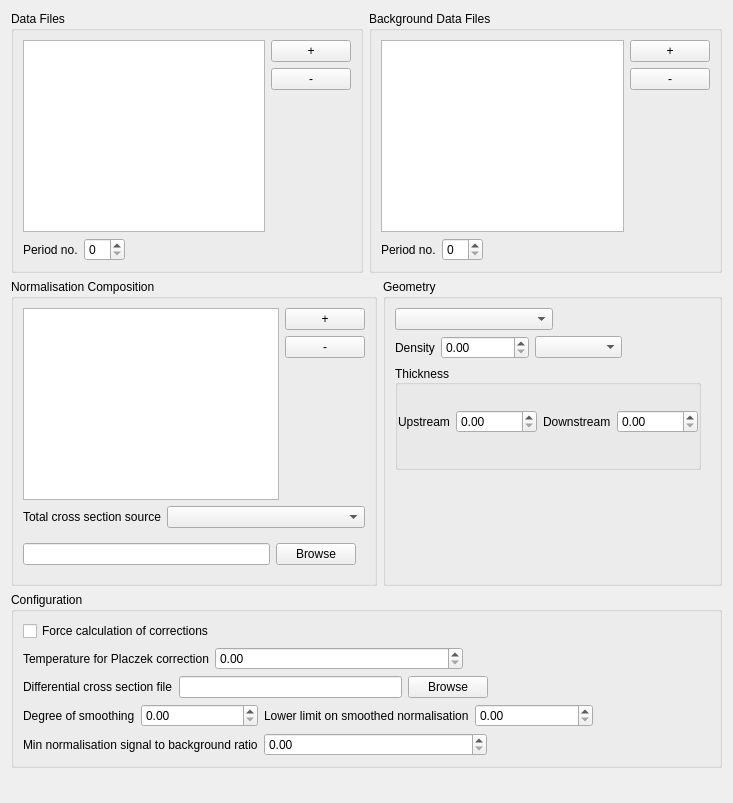
<?xml version="1.0" encoding="UTF-8"?>
<ui version="4.0">
 <class>Form</class>
 <widget class="QWidget" name="Form">
  <property name="geometry">
   <rect>
    <x>0</x>
    <y>0</y>
    <width>733</width>
    <height>803</height>
   </rect>
  </property>
  <property name="windowTitle">
   <string>Form</string>
  </property>
  <layout class="QVBoxLayout" name="verticalLayout_9">
   <item>
    <layout class="QHBoxLayout" name="horizontalLayout_7">
     <item>
      <widget class="QGroupBox" name="dataFilesGroupBox">
       <property name="sizePolicy">
        <sizepolicy hsizetype="Preferred" vsizetype="Minimum">
         <horstretch>0</horstretch>
         <verstretch>0</verstretch>
        </sizepolicy>
       </property>
       <property name="minimumSize">
        <size>
         <width>0</width>
         <height>0</height>
        </size>
       </property>
       <property name="maximumSize">
        <size>
         <width>16777215</width>
         <height>16777215</height>
        </size>
       </property>
       <property name="title">
        <string>Data Files</string>
       </property>
       <layout class="QHBoxLayout" name="horizontalLayout_4">
        <item>
         <layout class="QVBoxLayout" name="verticalLayout_2">
          <item>
           <widget class="QListWidget" name="dataFilesList">
            <property name="sizePolicy">
             <sizepolicy hsizetype="Preferred" vsizetype="Minimum">
              <horstretch>0</horstretch>
              <verstretch>0</verstretch>
             </sizepolicy>
            </property>
            <property name="minimumSize">
             <size>
              <width>0</width>
              <height>0</height>
             </size>
            </property>
           </widget>
          </item>
          <item>
           <layout class="QHBoxLayout" name="horizontalLayout">
            <item>
             <widget class="QLabel" name="periodNoLabel">
              <property name="sizePolicy">
               <sizepolicy hsizetype="Minimum" vsizetype="Preferred">
                <horstretch>0</horstretch>
                <verstretch>0</verstretch>
               </sizepolicy>
              </property>
              <property name="minimumSize">
               <size>
                <width>0</width>
                <height>0</height>
               </size>
              </property>
              <property name="maximumSize">
               <size>
                <width>16777215</width>
                <height>16777215</height>
               </size>
              </property>
              <property name="text">
               <string>Period no.</string>
              </property>
             </widget>
            </item>
            <item>
             <widget class="QSpinBox" name="periodNoSpinBox"/>
            </item>
            <item>
             <spacer name="horizontalSpacer">
              <property name="orientation">
               <enum>Qt::Horizontal</enum>
              </property>
              <property name="sizeHint" stdset="0">
               <size>
                <width>40</width>
                <height>20</height>
               </size>
              </property>
             </spacer>
            </item>
           </layout>
          </item>
         </layout>
        </item>
        <item>
         <layout class="QVBoxLayout" name="verticalLayout">
          <item>
           <widget class="QPushButton" name="addDataFileButton">
            <property name="sizePolicy">
             <sizepolicy hsizetype="Minimum" vsizetype="Fixed">
              <horstretch>0</horstretch>
              <verstretch>0</verstretch>
             </sizepolicy>
            </property>
            <property name="text">
             <string>+</string>
            </property>
           </widget>
          </item>
          <item>
           <widget class="QPushButton" name="removeDataFileButton">
            <property name="text">
             <string>-</string>
            </property>
           </widget>
          </item>
          <item>
           <spacer name="verticalSpacer">
            <property name="orientation">
             <enum>Qt::Vertical</enum>
            </property>
            <property name="sizeHint" stdset="0">
             <size>
              <width>20</width>
              <height>40</height>
             </size>
            </property>
           </spacer>
          </item>
         </layout>
        </item>
       </layout>
      </widget>
     </item>
     <item>
      <widget class="QGroupBox" name="backgroundDataFilesGroupBox">
       <property name="sizePolicy">
        <sizepolicy hsizetype="Preferred" vsizetype="Minimum">
         <horstretch>0</horstretch>
         <verstretch>0</verstretch>
        </sizepolicy>
       </property>
       <property name="minimumSize">
        <size>
         <width>0</width>
         <height>0</height>
        </size>
       </property>
       <property name="maximumSize">
        <size>
         <width>16777215</width>
         <height>16777215</height>
        </size>
       </property>
       <property name="title">
        <string>Background Data Files</string>
       </property>
       <layout class="QHBoxLayout" name="horizontalLayout_6">
        <item>
         <layout class="QVBoxLayout" name="verticalLayout_3">
          <item>
           <widget class="QListWidget" name="backgroundDataFilesList">
            <property name="sizePolicy">
             <sizepolicy hsizetype="Preferred" vsizetype="Minimum">
              <horstretch>0</horstretch>
              <verstretch>0</verstretch>
             </sizepolicy>
            </property>
            <property name="minimumSize">
             <size>
              <width>0</width>
              <height>0</height>
             </size>
            </property>
           </widget>
          </item>
          <item>
           <layout class="QHBoxLayout" name="horizontalLayout_5">
            <item>
             <widget class="QLabel" name="backgroundPeriodNoLabel">
              <property name="minimumSize">
               <size>
                <width>0</width>
                <height>0</height>
               </size>
              </property>
              <property name="maximumSize">
               <size>
                <width>16777215</width>
                <height>16777215</height>
               </size>
              </property>
              <property name="text">
               <string>Period no.</string>
              </property>
             </widget>
            </item>
            <item>
             <widget class="QSpinBox" name="backgroundPeriodNoSpinBox"/>
            </item>
            <item>
             <spacer name="horizontalSpacer_2">
              <property name="orientation">
               <enum>Qt::Horizontal</enum>
              </property>
              <property name="sizeHint" stdset="0">
               <size>
                <width>40</width>
                <height>20</height>
               </size>
              </property>
             </spacer>
            </item>
           </layout>
          </item>
         </layout>
        </item>
        <item>
         <layout class="QVBoxLayout" name="verticalLayout_4">
          <item>
           <widget class="QPushButton" name="addBackgroundDataFileButton">
            <property name="sizePolicy">
             <sizepolicy hsizetype="Minimum" vsizetype="Fixed">
              <horstretch>0</horstretch>
              <verstretch>0</verstretch>
             </sizepolicy>
            </property>
            <property name="text">
             <string>+</string>
            </property>
           </widget>
          </item>
          <item>
           <widget class="QPushButton" name="removeBackgroundDataFileButton">
            <property name="sizePolicy">
             <sizepolicy hsizetype="Minimum" vsizetype="Fixed">
              <horstretch>0</horstretch>
              <verstretch>0</verstretch>
             </sizepolicy>
            </property>
            <property name="text">
             <string>-</string>
            </property>
           </widget>
          </item>
          <item>
           <spacer name="verticalSpacer_2">
            <property name="orientation">
             <enum>Qt::Vertical</enum>
            </property>
            <property name="sizeHint" stdset="0">
             <size>
              <width>20</width>
              <height>40</height>
             </size>
            </property>
           </spacer>
          </item>
         </layout>
        </item>
       </layout>
      </widget>
     </item>
    </layout>
   </item>
   <item>
    <layout class="QHBoxLayout" name="horizontalLayout_18">
     <item>
      <widget class="QGroupBox" name="sampleCompositionGroupBox">
       <property name="sizePolicy">
        <sizepolicy hsizetype="Expanding" vsizetype="Minimum">
         <horstretch>0</horstretch>
         <verstretch>0</verstretch>
        </sizepolicy>
       </property>
       <property name="maximumSize">
        <size>
         <width>16777215</width>
         <height>16777215</height>
        </size>
       </property>
       <property name="title">
        <string>Normalisation Composition</string>
       </property>
       <layout class="QVBoxLayout" name="verticalLayout_8">
        <item>
         <layout class="QHBoxLayout" name="horizontalLayout_10">
          <item>
           <widget class="CompositionTable" name="normalisationCompositionTable">
            <property name="minimumSize">
             <size>
              <width>191</width>
              <height>121</height>
             </size>
            </property>
            <property name="maximumSize">
             <size>
              <width>16777215</width>
              <height>16777215</height>
             </size>
            </property>
            <property name="horizontalScrollBarPolicy">
             <enum>Qt::ScrollBarAlwaysOff</enum>
            </property>
            <property name="selectionBehavior">
             <enum>QAbstractItemView::SelectRows</enum>
            </property>
            <attribute name="horizontalHeaderVisible">
             <bool>true</bool>
            </attribute>
            <attribute name="horizontalHeaderMinimumSectionSize">
             <number>19</number>
            </attribute>
            <attribute name="horizontalHeaderDefaultSectionSize">
             <number>100</number>
            </attribute>
            <attribute name="horizontalHeaderHighlightSections">
             <bool>true</bool>
            </attribute>
            <attribute name="verticalHeaderHighlightSections">
             <bool>false</bool>
            </attribute>
           </widget>
          </item>
          <item>
           <layout class="QVBoxLayout" name="verticalLayout_5">
            <item>
             <widget class="QPushButton" name="insertElementButton">
              <property name="maximumSize">
               <size>
                <width>16777215</width>
                <height>16777215</height>
               </size>
              </property>
              <property name="text">
               <string>+</string>
              </property>
             </widget>
            </item>
            <item>
             <widget class="QPushButton" name="removeElementButton">
              <property name="maximumSize">
               <size>
                <width>16777215</width>
                <height>16777215</height>
               </size>
              </property>
              <property name="text">
               <string>-</string>
              </property>
             </widget>
            </item>
            <item>
             <spacer name="verticalSpacer_5">
              <property name="orientation">
               <enum>Qt::Vertical</enum>
              </property>
              <property name="sizeHint" stdset="0">
               <size>
                <width>20</width>
                <height>40</height>
               </size>
              </property>
             </spacer>
            </item>
           </layout>
          </item>
         </layout>
        </item>
        <item>
         <layout class="QHBoxLayout" name="horizontalLayout_16">
          <item>
           <widget class="QLabel" name="totalCrossSectionLabel">
            <property name="text">
             <string>Total cross section source</string>
            </property>
           </widget>
          </item>
          <item>
           <widget class="QComboBox" name="totalCrossSectionComboBox">
            <property name="sizePolicy">
             <sizepolicy hsizetype="Expanding" vsizetype="Fixed">
              <horstretch>0</horstretch>
              <verstretch>0</verstretch>
             </sizepolicy>
            </property>
            <property name="maximumSize">
             <size>
              <width>16777215</width>
              <height>16777215</height>
             </size>
            </property>
           </widget>
          </item>
         </layout>
        </item>
        <item>
         <widget class="QWidget" name="crossSectionFileWidget" native="true">
          <layout class="QHBoxLayout" name="horizontalLayout_19">
           <property name="leftMargin">
            <number>0</number>
           </property>
           <item>
            <widget class="QLineEdit" name="crossSectionFileLineEdit"/>
           </item>
           <item>
            <widget class="QPushButton" name="browseCrossSectionFileButton">
             <property name="text">
              <string>Browse</string>
             </property>
            </widget>
           </item>
          </layout>
         </widget>
        </item>
       </layout>
      </widget>
     </item>
     <item>
      <widget class="QGroupBox" name="geometryGroupBox">
       <property name="title">
        <string>Geometry</string>
       </property>
       <layout class="QVBoxLayout" name="verticalLayout_6">
        <item>
         <layout class="QHBoxLayout" name="horizontalLayout_8">
          <item>
           <widget class="QComboBox" name="geometryComboBox">
            <property name="sizePolicy">
             <sizepolicy hsizetype="Expanding" vsizetype="Preferred">
              <horstretch>0</horstretch>
              <verstretch>0</verstretch>
             </sizepolicy>
            </property>
            <property name="maximumSize">
             <size>
              <width>16777215</width>
              <height>16777215</height>
             </size>
            </property>
           </widget>
          </item>
          <item>
           <spacer name="horizontalSpacer_5">
            <property name="orientation">
             <enum>Qt::Horizontal</enum>
            </property>
            <property name="sizeHint" stdset="0">
             <size>
              <width>40</width>
              <height>20</height>
             </size>
            </property>
           </spacer>
          </item>
         </layout>
        </item>
        <item>
         <layout class="QHBoxLayout" name="horizontalLayout_9">
          <item>
           <widget class="QLabel" name="densityLabel">
            <property name="sizePolicy">
             <sizepolicy hsizetype="Fixed" vsizetype="Preferred">
              <horstretch>0</horstretch>
              <verstretch>0</verstretch>
             </sizepolicy>
            </property>
            <property name="maximumSize">
             <size>
              <width>16777215</width>
              <height>16777215</height>
             </size>
            </property>
            <property name="text">
             <string>Density</string>
            </property>
           </widget>
          </item>
          <item>
           <widget class="QDoubleSpinBox" name="densitySpinBox">
            <property name="sizePolicy">
             <sizepolicy hsizetype="Expanding" vsizetype="Preferred">
              <horstretch>0</horstretch>
              <verstretch>0</verstretch>
             </sizepolicy>
            </property>
            <property name="maximumSize">
             <size>
              <width>16777215</width>
              <height>16777215</height>
             </size>
            </property>
           </widget>
          </item>
          <item>
           <widget class="QComboBox" name="densityUnitsComboBox">
            <property name="sizePolicy">
             <sizepolicy hsizetype="Expanding" vsizetype="Fixed">
              <horstretch>0</horstretch>
              <verstretch>0</verstretch>
             </sizepolicy>
            </property>
            <property name="maximumSize">
             <size>
              <width>16777215</width>
              <height>16777215</height>
             </size>
            </property>
           </widget>
          </item>
          <item>
           <spacer name="horizontalSpacer_3">
            <property name="orientation">
             <enum>Qt::Horizontal</enum>
            </property>
            <property name="sizeHint" stdset="0">
             <size>
              <width>40</width>
              <height>20</height>
             </size>
            </property>
           </spacer>
          </item>
         </layout>
        </item>
        <item>
         <widget class="QStackedWidget" name="geometryInfoStack">
          <property name="sizePolicy">
           <sizepolicy hsizetype="Expanding" vsizetype="Minimum">
            <horstretch>0</horstretch>
            <verstretch>0</verstretch>
           </sizepolicy>
          </property>
          <property name="minimumSize">
           <size>
            <width>0</width>
            <height>0</height>
           </size>
          </property>
          <property name="maximumSize">
           <size>
            <width>16777215</width>
            <height>16777215</height>
           </size>
          </property>
          <property name="currentIndex">
           <number>0</number>
          </property>
          <widget class="QWidget" name="page_3">
           <layout class="QHBoxLayout" name="horizontalLayout_2">
            <property name="leftMargin">
             <number>0</number>
            </property>
            <property name="topMargin">
             <number>0</number>
            </property>
            <property name="bottomMargin">
             <number>0</number>
            </property>
            <item>
             <widget class="QGroupBox" name="groupBox">
              <property name="title">
               <string>Thickness</string>
              </property>
              <property name="alignment">
               <set>Qt::AlignLeading|Qt::AlignLeft|Qt::AlignVCenter</set>
              </property>
              <property name="flat">
               <bool>false</bool>
              </property>
              <layout class="QHBoxLayout" name="horizontalLayout_15">
               <property name="leftMargin">
                <number>0</number>
               </property>
               <property name="topMargin">
                <number>0</number>
               </property>
               <property name="rightMargin">
                <number>0</number>
               </property>
               <item>
                <widget class="QLabel" name="upstreamLabel">
                 <property name="sizePolicy">
                  <sizepolicy hsizetype="Minimum" vsizetype="Minimum">
                   <horstretch>0</horstretch>
                   <verstretch>0</verstretch>
                  </sizepolicy>
                 </property>
                 <property name="maximumSize">
                  <size>
                   <width>16777215</width>
                   <height>16777215</height>
                  </size>
                 </property>
                 <property name="text">
                  <string>Upstream</string>
                 </property>
                </widget>
               </item>
               <item>
                <widget class="QDoubleSpinBox" name="upstreamSpinBox">
                 <property name="sizePolicy">
                  <sizepolicy hsizetype="Expanding" vsizetype="Fixed">
                   <horstretch>0</horstretch>
                   <verstretch>0</verstretch>
                  </sizepolicy>
                 </property>
                 <property name="maximumSize">
                  <size>
                   <width>16777215</width>
                   <height>16777215</height>
                  </size>
                 </property>
                </widget>
               </item>
               <item>
                <widget class="QLabel" name="downstreamLabel">
                 <property name="sizePolicy">
                  <sizepolicy hsizetype="Minimum" vsizetype="Minimum">
                   <horstretch>0</horstretch>
                   <verstretch>0</verstretch>
                  </sizepolicy>
                 </property>
                 <property name="minimumSize">
                  <size>
                   <width>0</width>
                   <height>0</height>
                  </size>
                 </property>
                 <property name="maximumSize">
                  <size>
                   <width>16777215</width>
                   <height>16777215</height>
                  </size>
                 </property>
                 <property name="text">
                  <string>Downstream</string>
                 </property>
                </widget>
               </item>
               <item>
                <widget class="QDoubleSpinBox" name="downstreamSpinBox">
                 <property name="sizePolicy">
                  <sizepolicy hsizetype="Expanding" vsizetype="Fixed">
                   <horstretch>0</horstretch>
                   <verstretch>0</verstretch>
                  </sizepolicy>
                 </property>
                 <property name="maximumSize">
                  <size>
                   <width>16777215</width>
                   <height>16777215</height>
                  </size>
                 </property>
                </widget>
               </item>
              </layout>
             </widget>
            </item>
           </layout>
          </widget>
          <widget class="QWidget" name="page_4">
           <layout class="QHBoxLayout" name="horizontalLayout_3">
            <property name="leftMargin">
             <number>0</number>
            </property>
            <property name="topMargin">
             <number>0</number>
            </property>
            <property name="bottomMargin">
             <number>0</number>
            </property>
            <item>
             <widget class="QGroupBox" name="groupBox_2">
              <property name="title">
               <string>Radii</string>
              </property>
              <layout class="QHBoxLayout" name="horizontalLayout_17">
               <property name="leftMargin">
                <number>0</number>
               </property>
               <property name="topMargin">
                <number>0</number>
               </property>
               <property name="rightMargin">
                <number>0</number>
               </property>
               <property name="bottomMargin">
                <number>12</number>
               </property>
               <item>
                <widget class="QLabel" name="innerRadiiLabel">
                 <property name="sizePolicy">
                  <sizepolicy hsizetype="Minimum" vsizetype="Minimum">
                   <horstretch>0</horstretch>
                   <verstretch>0</verstretch>
                  </sizepolicy>
                 </property>
                 <property name="text">
                  <string>Inner</string>
                 </property>
                </widget>
               </item>
               <item>
                <widget class="QDoubleSpinBox" name="innerRadiiSpinBox">
                 <property name="sizePolicy">
                  <sizepolicy hsizetype="Expanding" vsizetype="Fixed">
                   <horstretch>0</horstretch>
                   <verstretch>0</verstretch>
                  </sizepolicy>
                 </property>
                </widget>
               </item>
               <item>
                <widget class="QLabel" name="outerRadiiLabel">
                 <property name="sizePolicy">
                  <sizepolicy hsizetype="Maximum" vsizetype="Preferred">
                   <horstretch>0</horstretch>
                   <verstretch>0</verstretch>
                  </sizepolicy>
                 </property>
                 <property name="text">
                  <string>Outer</string>
                 </property>
                </widget>
               </item>
               <item>
                <widget class="QDoubleSpinBox" name="outerRadiiSpinBox">
                 <property name="sizePolicy">
                  <sizepolicy hsizetype="Expanding" vsizetype="Fixed">
                   <horstretch>0</horstretch>
                   <verstretch>0</verstretch>
                  </sizepolicy>
                 </property>
                </widget>
               </item>
              </layout>
             </widget>
            </item>
           </layout>
          </widget>
         </widget>
        </item>
        <item>
         <spacer name="verticalSpacer_4">
          <property name="orientation">
           <enum>Qt::Vertical</enum>
          </property>
          <property name="sizeHint" stdset="0">
           <size>
            <width>20</width>
            <height>62</height>
           </size>
          </property>
         </spacer>
        </item>
       </layout>
      </widget>
     </item>
    </layout>
   </item>
   <item>
    <widget class="QGroupBox" name="configuationGroupBox">
     <property name="sizePolicy">
      <sizepolicy hsizetype="Expanding" vsizetype="Minimum">
       <horstretch>0</horstretch>
       <verstretch>0</verstretch>
      </sizepolicy>
     </property>
     <property name="title">
      <string>Configuration</string>
     </property>
     <layout class="QVBoxLayout" name="verticalLayout_7">
      <item>
       <widget class="QCheckBox" name="forceCorrectionsCheckBox">
        <property name="layoutDirection">
         <enum>Qt::LeftToRight</enum>
        </property>
        <property name="text">
         <string>Force calculation of corrections</string>
        </property>
       </widget>
      </item>
      <item>
       <layout class="QHBoxLayout" name="horizontalLayout_14">
        <item>
         <widget class="QLabel" name="placzekCorrectionLabel">
          <property name="text">
           <string>Temperature for Placzek correction</string>
          </property>
         </widget>
        </item>
        <item>
         <widget class="QDoubleSpinBox" name="placzekCorrectionSpinBox">
          <property name="sizePolicy">
           <sizepolicy hsizetype="Expanding" vsizetype="Fixed">
            <horstretch>0</horstretch>
            <verstretch>0</verstretch>
           </sizepolicy>
          </property>
         </widget>
        </item>
        <item>
         <spacer name="horizontalSpacer_6">
          <property name="orientation">
           <enum>Qt::Horizontal</enum>
          </property>
          <property name="sizeHint" stdset="0">
           <size>
            <width>20</width>
            <height>20</height>
           </size>
          </property>
         </spacer>
        </item>
       </layout>
      </item>
      <item>
       <layout class="QHBoxLayout" name="horizontalLayout_13">
        <item>
         <widget class="QLabel" name="differentialCrossSectionFileLabel">
          <property name="text">
           <string>Differential cross section file</string>
          </property>
         </widget>
        </item>
        <item>
         <widget class="QLineEdit" name="differentialCrossSectionFileLineEdit">
          <property name="sizePolicy">
           <sizepolicy hsizetype="Expanding" vsizetype="Fixed">
            <horstretch>0</horstretch>
            <verstretch>0</verstretch>
           </sizepolicy>
          </property>
          <property name="maximumSize">
           <size>
            <width>16777215</width>
            <height>16777215</height>
           </size>
          </property>
         </widget>
        </item>
        <item>
         <widget class="QPushButton" name="browseDifferentialCrossSectionButton">
          <property name="sizePolicy">
           <sizepolicy hsizetype="Fixed" vsizetype="Fixed">
            <horstretch>0</horstretch>
            <verstretch>0</verstretch>
           </sizepolicy>
          </property>
          <property name="text">
           <string>Browse</string>
          </property>
         </widget>
        </item>
        <item>
         <spacer name="horizontalSpacer_7">
          <property name="orientation">
           <enum>Qt::Horizontal</enum>
          </property>
          <property name="sizeHint" stdset="0">
           <size>
            <width>40</width>
            <height>20</height>
           </size>
          </property>
         </spacer>
        </item>
       </layout>
      </item>
      <item>
       <layout class="QHBoxLayout" name="horizontalLayout_12">
        <item>
         <widget class="QLabel" name="smoothingDegreeLabel">
          <property name="maximumSize">
           <size>
            <width>16777215</width>
            <height>16777215</height>
           </size>
          </property>
          <property name="text">
           <string>Degree of smoothing</string>
          </property>
         </widget>
        </item>
        <item>
         <widget class="QDoubleSpinBox" name="smoothingDegreeSpinBox">
          <property name="sizePolicy">
           <sizepolicy hsizetype="Expanding" vsizetype="Fixed">
            <horstretch>0</horstretch>
            <verstretch>0</verstretch>
           </sizepolicy>
          </property>
         </widget>
        </item>
        <item>
         <widget class="QLabel" name="lowerLimitSmoothingLabel">
          <property name="text">
           <string>Lower limit on smoothed normalisation</string>
          </property>
         </widget>
        </item>
        <item>
         <widget class="QDoubleSpinBox" name="lowerLimitSmoothingSpinBox">
          <property name="sizePolicy">
           <sizepolicy hsizetype="Expanding" vsizetype="Fixed">
            <horstretch>0</horstretch>
            <verstretch>0</verstretch>
           </sizepolicy>
          </property>
         </widget>
        </item>
        <item>
         <spacer name="horizontalSpacer_8">
          <property name="orientation">
           <enum>Qt::Horizontal</enum>
          </property>
          <property name="sizeHint" stdset="0">
           <size>
            <width>40</width>
            <height>20</height>
           </size>
          </property>
         </spacer>
        </item>
       </layout>
      </item>
      <item>
       <layout class="QHBoxLayout" name="horizontalLayout_11">
        <item>
         <widget class="QLabel" name="minNormalisationSignalLabel">
          <property name="text">
           <string>Min normalisation signal to background ratio</string>
          </property>
         </widget>
        </item>
        <item>
         <widget class="QDoubleSpinBox" name="minNormalisationSignalSpinBox">
          <property name="sizePolicy">
           <sizepolicy hsizetype="Expanding" vsizetype="Fixed">
            <horstretch>0</horstretch>
            <verstretch>0</verstretch>
           </sizepolicy>
          </property>
         </widget>
        </item>
        <item>
         <spacer name="horizontalSpacer_9">
          <property name="orientation">
           <enum>Qt::Horizontal</enum>
          </property>
          <property name="sizeType">
           <enum>QSizePolicy::Expanding</enum>
          </property>
          <property name="sizeHint" stdset="0">
           <size>
            <width>40</width>
            <height>20</height>
           </size>
          </property>
         </spacer>
        </item>
       </layout>
      </item>
     </layout>
    </widget>
   </item>
   <item>
    <spacer name="verticalSpacer_3">
     <property name="orientation">
      <enum>Qt::Vertical</enum>
     </property>
     <property name="sizeHint" stdset="0">
      <size>
       <width>20</width>
       <height>40</height>
      </size>
     </property>
    </spacer>
   </item>
  </layout>
 </widget>
 <customwidgets>
  <customwidget>
   <class>CompositionTable</class>
   <extends>QTableView</extends>
   <header>src.gui.widgets.gudpy_tables</header>
  </customwidget>
 </customwidgets>
 <resources/>
 <connections/>
</ui>
